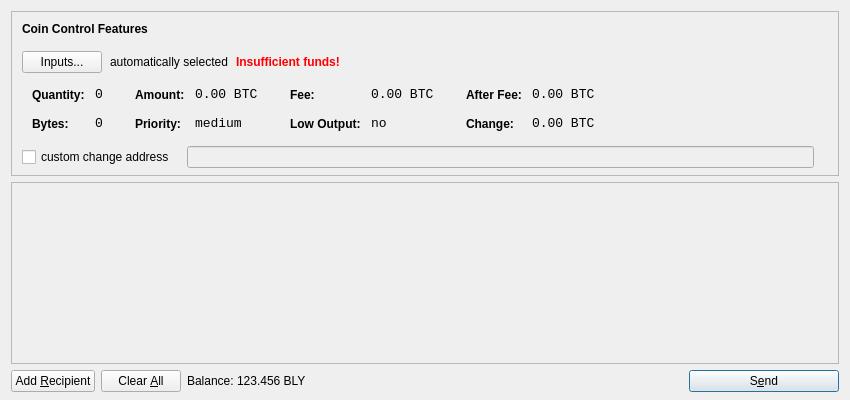
<?xml version="1.0" encoding="UTF-8"?>
<ui version="4.0">
 <class>SendCoinsDialog</class>
 <widget class="QDialog" name="SendCoinsDialog">
  <property name="geometry">
   <rect>
    <x>0</x>
    <y>0</y>
    <width>850</width>
    <height>400</height>
   </rect>
  </property>
  <property name="windowTitle">
   <string>Send Coins</string>
  </property>
  <layout class="QVBoxLayout" name="verticalLayout" stretch="0,1,0">
   <property name="bottomMargin">
    <number>8</number>
   </property>
   <item>
    <widget class="QFrame" name="frameCoinControl">
     <property name="sizePolicy">
      <sizepolicy hsizetype="Expanding" vsizetype="Expanding">
       <horstretch>0</horstretch>
       <verstretch>0</verstretch>
      </sizepolicy>
     </property>
     <property name="maximumSize">
      <size>
       <width>16777215</width>
       <height>16777215</height>
      </size>
     </property>
     <property name="frameShape">
      <enum>QFrame::StyledPanel</enum>
     </property>
     <property name="frameShadow">
      <enum>QFrame::Sunken</enum>
     </property>
     <layout class="QVBoxLayout" name="verticalLayoutCoinControl2">
      <property name="spacing">
       <number>-1</number>
      </property>
      <property name="leftMargin">
       <number>0</number>
      </property>
      <property name="topMargin">
       <number>0</number>
      </property>
      <property name="rightMargin">
       <number>0</number>
      </property>
      <property name="bottomMargin">
       <number>6</number>
      </property>
      <item>
       <layout class="QVBoxLayout" name="verticalLayoutCoinControl" stretch="0,0,0,0,1">
        <property name="spacing">
         <number>0</number>
        </property>
        <property name="leftMargin">
         <number>10</number>
        </property>
        <property name="topMargin">
         <number>10</number>
        </property>
        <item>
         <layout class="QHBoxLayout" name="horizontalLayoutCoinControl1">
          <property name="bottomMargin">
           <number>15</number>
          </property>
          <item>
           <widget class="QLabel" name="labelCoinControlFeatures">
            <property name="sizePolicy">
             <sizepolicy hsizetype="Preferred" vsizetype="Maximum">
              <horstretch>0</horstretch>
              <verstretch>0</verstretch>
             </sizepolicy>
            </property>
            <property name="font">
             <font>
              <weight>75</weight>
              <bold>true</bold>
             </font>
            </property>
            <property name="styleSheet">
             <string notr="true">font-weight:bold;</string>
            </property>
            <property name="text">
             <string>Coin Control Features</string>
            </property>
           </widget>
          </item>
         </layout>
        </item>
        <item>
         <layout class="QHBoxLayout" name="horizontalLayoutCoinControl2" stretch="0,0,0,0">
          <property name="spacing">
           <number>8</number>
          </property>
          <property name="bottomMargin">
           <number>10</number>
          </property>
          <item>
           <widget class="QPushButton" name="pushButtonCoinControl">
            <property name="styleSheet">
             <string notr="true"/>
            </property>
            <property name="text">
             <string>Inputs...</string>
            </property>
           </widget>
          </item>
          <item>
           <widget class="QLabel" name="labelCoinControlAutomaticallySelected">
            <property name="text">
             <string>automatically selected</string>
            </property>
            <property name="margin">
             <number>5</number>
            </property>
           </widget>
          </item>
          <item>
           <widget class="QLabel" name="labelCoinControlInsuffFunds">
            <property name="font">
             <font>
              <weight>75</weight>
              <bold>true</bold>
             </font>
            </property>
            <property name="styleSheet">
             <string notr="true">color:red;font-weight:bold;</string>
            </property>
            <property name="text">
             <string>Insufficient funds!</string>
            </property>
            <property name="margin">
             <number>5</number>
            </property>
           </widget>
          </item>
          <item>
           <spacer name="horizontalSpacerCoinControl">
            <property name="orientation">
             <enum>Qt::Horizontal</enum>
            </property>
            <property name="sizeHint" stdset="0">
             <size>
              <width>40</width>
              <height>1</height>
             </size>
            </property>
           </spacer>
          </item>
         </layout>
        </item>
        <item>
         <widget class="QWidget" name="widgetCoinControl" native="true">
          <property name="sizePolicy">
           <sizepolicy hsizetype="Preferred" vsizetype="Preferred">
            <horstretch>0</horstretch>
            <verstretch>0</verstretch>
           </sizepolicy>
          </property>
          <property name="minimumSize">
           <size>
            <width>0</width>
            <height>0</height>
           </size>
          </property>
          <property name="styleSheet">
           <string notr="true"/>
          </property>
          <layout class="QHBoxLayout" name="horizontalLayoutCoinControl5">
           <property name="margin">
            <number>0</number>
           </property>
           <item>
            <layout class="QHBoxLayout" name="horizontalLayoutCoinControl3" stretch="0,0,0,1">
             <property name="spacing">
              <number>20</number>
             </property>
             <property name="topMargin">
              <number>0</number>
             </property>
             <property name="bottomMargin">
              <number>10</number>
             </property>
             <item>
              <layout class="QFormLayout" name="formLayoutCoinControl1">
               <property name="horizontalSpacing">
                <number>10</number>
               </property>
               <property name="verticalSpacing">
                <number>14</number>
               </property>
               <property name="leftMargin">
                <number>10</number>
               </property>
               <property name="topMargin">
                <number>4</number>
               </property>
               <property name="rightMargin">
                <number>6</number>
               </property>
               <item row="0" column="0">
                <widget class="QLabel" name="labelCoinControlQuantityText">
                 <property name="styleSheet">
                  <string notr="true">font-weight:bold;</string>
                 </property>
                 <property name="text">
                  <string>Quantity:</string>
                 </property>
                 <property name="margin">
                  <number>0</number>
                 </property>
                </widget>
               </item>
               <item row="0" column="1">
                <widget class="QLabel" name="labelCoinControlQuantity">
                 <property name="font">
                  <font>
                   <family>Monospace</family>
                   <pointsize>10</pointsize>
                  </font>
                 </property>
                 <property name="cursor">
                  <cursorShape>IBeamCursor</cursorShape>
                 </property>
                 <property name="contextMenuPolicy">
                  <enum>Qt::ActionsContextMenu</enum>
                 </property>
                 <property name="text">
                  <string notr="true">0</string>
                 </property>
                 <property name="margin">
                  <number>0</number>
                 </property>
                 <property name="textInteractionFlags">
                  <set>Qt::LinksAccessibleByMouse|Qt::TextSelectableByKeyboard|Qt::TextSelectableByMouse</set>
                 </property>
                </widget>
               </item>
               <item row="1" column="0">
                <widget class="QLabel" name="labelCoinControlBytesText">
                 <property name="styleSheet">
                  <string notr="true">font-weight:bold;</string>
                 </property>
                 <property name="text">
                  <string>Bytes:</string>
                 </property>
                </widget>
               </item>
               <item row="1" column="1">
                <widget class="QLabel" name="labelCoinControlBytes">
                 <property name="font">
                  <font>
                   <family>Monospace</family>
                   <pointsize>10</pointsize>
                  </font>
                 </property>
                 <property name="cursor">
                  <cursorShape>IBeamCursor</cursorShape>
                 </property>
                 <property name="contextMenuPolicy">
                  <enum>Qt::ActionsContextMenu</enum>
                 </property>
                 <property name="text">
                  <string notr="true">0</string>
                 </property>
                 <property name="textInteractionFlags">
                  <set>Qt::LinksAccessibleByMouse|Qt::TextSelectableByKeyboard|Qt::TextSelectableByMouse</set>
                 </property>
                </widget>
               </item>
              </layout>
             </item>
             <item>
              <layout class="QFormLayout" name="formLayoutCoinControl2">
               <property name="horizontalSpacing">
                <number>10</number>
               </property>
               <property name="verticalSpacing">
                <number>14</number>
               </property>
               <property name="leftMargin">
                <number>6</number>
               </property>
               <property name="topMargin">
                <number>4</number>
               </property>
               <property name="rightMargin">
                <number>6</number>
               </property>
               <item row="0" column="0">
                <widget class="QLabel" name="labelCoinControlAmountText">
                 <property name="styleSheet">
                  <string notr="true">font-weight:bold;</string>
                 </property>
                 <property name="text">
                  <string>Amount:</string>
                 </property>
                 <property name="margin">
                  <number>0</number>
                 </property>
                </widget>
               </item>
               <item row="0" column="1">
                <widget class="QLabel" name="labelCoinControlAmount">
                 <property name="font">
                  <font>
                   <family>Monospace</family>
                   <pointsize>10</pointsize>
                  </font>
                 </property>
                 <property name="cursor">
                  <cursorShape>IBeamCursor</cursorShape>
                 </property>
                 <property name="contextMenuPolicy">
                  <enum>Qt::ActionsContextMenu</enum>
                 </property>
                 <property name="text">
                  <string notr="true">0.00 BTC</string>
                 </property>
                 <property name="textInteractionFlags">
                  <set>Qt::LinksAccessibleByMouse|Qt::TextSelectableByKeyboard|Qt::TextSelectableByMouse</set>
                 </property>
                </widget>
               </item>
               <item row="1" column="0">
                <widget class="QLabel" name="labelCoinControlPriorityText">
                 <property name="styleSheet">
                  <string notr="true">font-weight:bold;</string>
                 </property>
                 <property name="text">
                  <string>Priority:</string>
                 </property>
                </widget>
               </item>
               <item row="1" column="1">
                <widget class="QLabel" name="labelCoinControlPriority">
                 <property name="font">
                  <font>
                   <family>Monospace</family>
                   <pointsize>10</pointsize>
                  </font>
                 </property>
                 <property name="cursor">
                  <cursorShape>IBeamCursor</cursorShape>
                 </property>
                 <property name="contextMenuPolicy">
                  <enum>Qt::ActionsContextMenu</enum>
                 </property>
                 <property name="text">
                  <string>medium</string>
                 </property>
                 <property name="textInteractionFlags">
                  <set>Qt::LinksAccessibleByMouse|Qt::TextSelectableByKeyboard|Qt::TextSelectableByMouse</set>
                 </property>
                </widget>
               </item>
              </layout>
             </item>
             <item>
              <layout class="QFormLayout" name="formLayoutCoinControl3">
               <property name="horizontalSpacing">
                <number>10</number>
               </property>
               <property name="verticalSpacing">
                <number>14</number>
               </property>
               <property name="leftMargin">
                <number>6</number>
               </property>
               <property name="topMargin">
                <number>4</number>
               </property>
               <property name="rightMargin">
                <number>6</number>
               </property>
               <item row="0" column="0">
                <widget class="QLabel" name="labelCoinControlFeeText">
                 <property name="styleSheet">
                  <string notr="true">font-weight:bold;</string>
                 </property>
                 <property name="text">
                  <string>Fee:</string>
                 </property>
                 <property name="margin">
                  <number>0</number>
                 </property>
                </widget>
               </item>
               <item row="0" column="1">
                <widget class="QLabel" name="labelCoinControlFee">
                 <property name="font">
                  <font>
                   <family>Monospace</family>
                   <pointsize>10</pointsize>
                  </font>
                 </property>
                 <property name="cursor">
                  <cursorShape>IBeamCursor</cursorShape>
                 </property>
                 <property name="contextMenuPolicy">
                  <enum>Qt::ActionsContextMenu</enum>
                 </property>
                 <property name="text">
                  <string notr="true">0.00 BTC</string>
                 </property>
                 <property name="textInteractionFlags">
                  <set>Qt::LinksAccessibleByMouse|Qt::TextSelectableByKeyboard|Qt::TextSelectableByMouse</set>
                 </property>
                </widget>
               </item>
               <item row="1" column="0">
                <widget class="QLabel" name="labelCoinControlLowOutputText">
                 <property name="styleSheet">
                  <string notr="true">font-weight:bold;</string>
                 </property>
                 <property name="text">
                  <string>Low Output:</string>
                 </property>
                </widget>
               </item>
               <item row="1" column="1">
                <widget class="QLabel" name="labelCoinControlLowOutput">
                 <property name="font">
                  <font>
                   <family>Monospace</family>
                   <pointsize>10</pointsize>
                  </font>
                 </property>
                 <property name="cursor">
                  <cursorShape>IBeamCursor</cursorShape>
                 </property>
                 <property name="contextMenuPolicy">
                  <enum>Qt::ActionsContextMenu</enum>
                 </property>
                 <property name="text">
                  <string>no</string>
                 </property>
                 <property name="textInteractionFlags">
                  <set>Qt::LinksAccessibleByMouse|Qt::TextSelectableByKeyboard|Qt::TextSelectableByMouse</set>
                 </property>
                </widget>
               </item>
              </layout>
             </item>
             <item>
              <layout class="QFormLayout" name="formLayoutCoinControl4">
               <property name="horizontalSpacing">
                <number>10</number>
               </property>
               <property name="verticalSpacing">
                <number>14</number>
               </property>
               <property name="leftMargin">
                <number>6</number>
               </property>
               <property name="topMargin">
                <number>4</number>
               </property>
               <property name="rightMargin">
                <number>6</number>
               </property>
               <item row="0" column="0">
                <widget class="QLabel" name="labelCoinControlAfterFeeText">
                 <property name="styleSheet">
                  <string notr="true">font-weight:bold;</string>
                 </property>
                 <property name="text">
                  <string>After Fee:</string>
                 </property>
                 <property name="margin">
                  <number>0</number>
                 </property>
                </widget>
               </item>
               <item row="0" column="1">
                <widget class="QLabel" name="labelCoinControlAfterFee">
                 <property name="font">
                  <font>
                   <family>Monospace</family>
                   <pointsize>10</pointsize>
                  </font>
                 </property>
                 <property name="cursor">
                  <cursorShape>IBeamCursor</cursorShape>
                 </property>
                 <property name="contextMenuPolicy">
                  <enum>Qt::ActionsContextMenu</enum>
                 </property>
                 <property name="text">
                  <string notr="true">0.00 BTC</string>
                 </property>
                 <property name="textInteractionFlags">
                  <set>Qt::LinksAccessibleByMouse|Qt::TextSelectableByKeyboard|Qt::TextSelectableByMouse</set>
                 </property>
                </widget>
               </item>
               <item row="1" column="0">
                <widget class="QLabel" name="labelCoinControlChangeText">
                 <property name="styleSheet">
                  <string notr="true">font-weight:bold;</string>
                 </property>
                 <property name="text">
                  <string>Change:</string>
                 </property>
                </widget>
               </item>
               <item row="1" column="1">
                <widget class="QLabel" name="labelCoinControlChange">
                 <property name="font">
                  <font>
                   <family>Monospace</family>
                   <pointsize>10</pointsize>
                  </font>
                 </property>
                 <property name="cursor">
                  <cursorShape>IBeamCursor</cursorShape>
                 </property>
                 <property name="contextMenuPolicy">
                  <enum>Qt::ActionsContextMenu</enum>
                 </property>
                 <property name="text">
                  <string notr="true">0.00 BTC</string>
                 </property>
                 <property name="textInteractionFlags">
                  <set>Qt::LinksAccessibleByMouse|Qt::TextSelectableByKeyboard|Qt::TextSelectableByMouse</set>
                 </property>
                </widget>
               </item>
              </layout>
             </item>
            </layout>
           </item>
          </layout>
         </widget>
        </item>
        <item>
         <layout class="QHBoxLayout" name="horizontalLayoutCoinControl4" stretch="0,0,0">
          <property name="spacing">
           <number>12</number>
          </property>
          <property name="sizeConstraint">
           <enum>QLayout::SetDefaultConstraint</enum>
          </property>
          <property name="topMargin">
           <number>5</number>
          </property>
          <property name="rightMargin">
           <number>5</number>
          </property>
          <item>
           <widget class="QCheckBox" name="checkBoxCoinControlChange">
            <property name="text">
             <string>custom change address</string>
            </property>
           </widget>
          </item>
          <item>
           <widget class="QLineEdit" name="lineEditCoinControlChange">
            <property name="enabled">
             <bool>false</bool>
            </property>
            <property name="sizePolicy">
             <sizepolicy hsizetype="Expanding" vsizetype="Fixed">
              <horstretch>0</horstretch>
              <verstretch>0</verstretch>
             </sizepolicy>
            </property>
           </widget>
          </item>
          <item>
           <widget class="QLabel" name="labelCoinControlChangeLabel">
            <property name="sizePolicy">
             <sizepolicy hsizetype="Preferred" vsizetype="Expanding">
              <horstretch>0</horstretch>
              <verstretch>0</verstretch>
             </sizepolicy>
            </property>
            <property name="minimumSize">
             <size>
              <width>0</width>
              <height>0</height>
             </size>
            </property>
            <property name="text">
             <string/>
            </property>
            <property name="margin">
             <number>3</number>
            </property>
           </widget>
          </item>
         </layout>
        </item>
        <item>
         <spacer name="verticalSpacerCoinControl">
          <property name="orientation">
           <enum>Qt::Vertical</enum>
          </property>
          <property name="sizeHint" stdset="0">
           <size>
            <width>800</width>
            <height>1</height>
           </size>
          </property>
         </spacer>
        </item>
       </layout>
      </item>
     </layout>
    </widget>
   </item>
   <item>
    <widget class="QScrollArea" name="scrollArea">
     <property name="widgetResizable">
      <bool>true</bool>
     </property>
     <widget class="QWidget" name="scrollAreaWidgetContents">
      <property name="geometry">
       <rect>
        <x>0</x>
        <y>0</y>
        <width>830</width>
        <height>165</height>
       </rect>
      </property>
      <layout class="QVBoxLayout" name="verticalLayout_2">
       <property name="margin">
        <number>0</number>
       </property>
       <item>
        <layout class="QVBoxLayout" name="entries">
         <property name="spacing">
          <number>6</number>
         </property>
        </layout>
       </item>
       <item>
        <spacer name="verticalSpacer">
         <property name="orientation">
          <enum>Qt::Vertical</enum>
         </property>
         <property name="sizeHint" stdset="0">
          <size>
           <width>20</width>
           <height>40</height>
          </size>
         </property>
        </spacer>
       </item>
      </layout>
     </widget>
    </widget>
   </item>
   <item>
    <layout class="QHBoxLayout" name="horizontalLayout">
     <item>
      <widget class="QPushButton" name="addButton">
       <property name="toolTip">
        <string>Send to multiple recipients at once</string>
       </property>
       <property name="text">
        <string>Add &amp;Recipient</string>
       </property>
       <property name="icon">
        <iconset resource="../bitcoin.qrc">
         <normaloff>:/icons/add</normaloff>:/icons/add</iconset>
       </property>
       <property name="autoDefault">
        <bool>false</bool>
       </property>
      </widget>
     </item>
     <item>
      <widget class="QPushButton" name="clearButton">
       <property name="sizePolicy">
        <sizepolicy hsizetype="Minimum" vsizetype="Fixed">
         <horstretch>0</horstretch>
         <verstretch>0</verstretch>
        </sizepolicy>
       </property>
       <property name="toolTip">
        <string>Remove all transaction fields</string>
       </property>
       <property name="text">
        <string>Clear &amp;All</string>
       </property>
       <property name="icon">
        <iconset resource="../bitcoin.qrc">
         <normaloff>:/icons/remove</normaloff>:/icons/remove</iconset>
       </property>
       <property name="autoRepeatDelay">
        <number>300</number>
       </property>
       <property name="autoDefault">
        <bool>false</bool>
       </property>
      </widget>
     </item>
     <item>
      <layout class="QHBoxLayout" name="horizontalLayout_2">
       <property name="spacing">
        <number>3</number>
       </property>
       <item>
        <widget class="QLabel" name="label">
         <property name="text">
          <string>Balance:</string>
         </property>
        </widget>
       </item>
       <item>
        <widget class="QLabel" name="labelBalance">
         <property name="cursor">
          <cursorShape>IBeamCursor</cursorShape>
         </property>
         <property name="text">
          <string>123.456 BLY</string>
         </property>
         <property name="textInteractionFlags">
          <set>Qt::LinksAccessibleByMouse|Qt::TextSelectableByKeyboard|Qt::TextSelectableByMouse</set>
         </property>
        </widget>
       </item>
      </layout>
     </item>
     <item>
      <spacer name="horizontalSpacer">
       <property name="orientation">
        <enum>Qt::Horizontal</enum>
       </property>
       <property name="sizeHint" stdset="0">
        <size>
         <width>40</width>
         <height>20</height>
        </size>
       </property>
      </spacer>
     </item>
     <item>
      <widget class="QPushButton" name="sendButton">
       <property name="minimumSize">
        <size>
         <width>150</width>
         <height>0</height>
        </size>
       </property>
       <property name="toolTip">
        <string>Confirm the send action</string>
       </property>
       <property name="text">
        <string>S&amp;end</string>
       </property>
       <property name="icon">
        <iconset resource="../bitcoin.qrc">
         <normaloff>:/icons/send</normaloff>:/icons/send</iconset>
       </property>
       <property name="default">
        <bool>true</bool>
       </property>
      </widget>
     </item>
    </layout>
   </item>
  </layout>
 </widget>
 <resources>
  <include location="../bitcoin.qrc"/>
 </resources>
 <connections/>
</ui>
